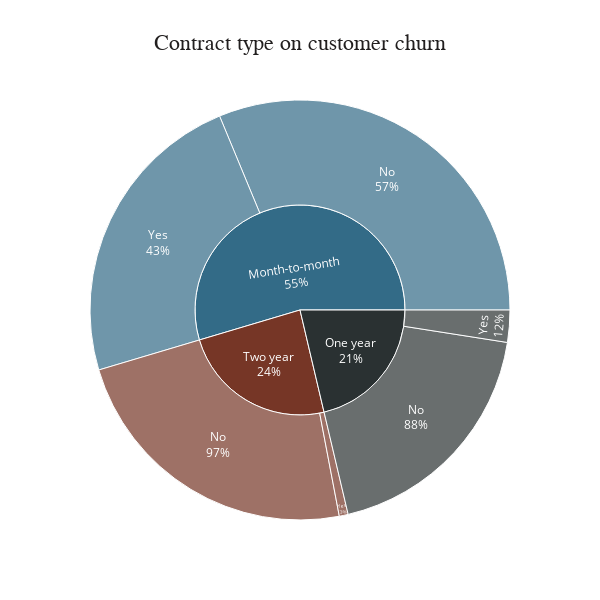

Notebook source saved alongside this figure:
### Code cell
fig = px.sunburst(contract, 
                  path=['Contract', 'Churn'], 
                  values='count', 
                  color='Contract', 
                  title = 'Contract type on customer churn',
                  color_discrete_map={'Month-to-month': '#336B87', 'One year': '#2A3132', 'Two year': '#763626'},
                  width=600, 
                  height=600
                 )
fig.update_layout(plot_bgcolor='white', 
                  title_font_family='Calibri Black', 
                  title_font_color='#221f1f', 
                  title_font_size=22, 
                  title_x=0.5
                 )
fig.update_traces(textinfo='label + percent parent')
fig.show()

### Figure 1 — Plotly figure (JSON) as saved in the notebook; plotly's stock layout.template omitted (floating-point values rounded to 4 significant figures)
{"data": [{"branchvalues": "total", "customdata": [["Month-to-month"], ["One year"], ["Two year"], ["Month-to-month"], ["One year"], ["Two year"], ["Month-to-month"], ["One year"], ["Two year"]], "domain": {"x": [0, 1], "y": [0, 1]}, "hovertemplate": "labels=%{label}<br>count=%{value}<br>parent=%{parent}<br>id=%{id}<br>Contract=%{customdata[0]}<extra></extra>", "ids": ["Month-to-month/No", "One year/No", "Two year/No", "Month-to-month/Yes", "One year/Yes", "Two year/Yes", "Month-to-month", "One year", "Two year"], "labels": ["No", "No", "No", "Yes", "Yes", "Yes", "Month-to-month", "One year", "Two year"], "marker": {"colors": ["#336B87", "#2A3132", "#763626", "#336B87", "#2A3132", "#763626", "#336B87", "#2A3132", "#763626"]}, "name": "", "parents": ["Month-to-month", "One year", "Two year", "Month-to-month", "One year", "Two year", "", "", ""], "textinfo": "label+percent parent", "type": "sunburst", "values": [1871, 1128, 1400, 1398, 148, 41, 3269, 1276, 1441]}], "layout": {"height": 600, "legend": {"tracegroupgap": 0}, "plot_bgcolor": "white", "title": {"font": {"color": "#221f1f", "family": "Calibri Black", "size": 22}, "text": "Contract type on customer churn", "x": 0.5}, "width": 600}}
